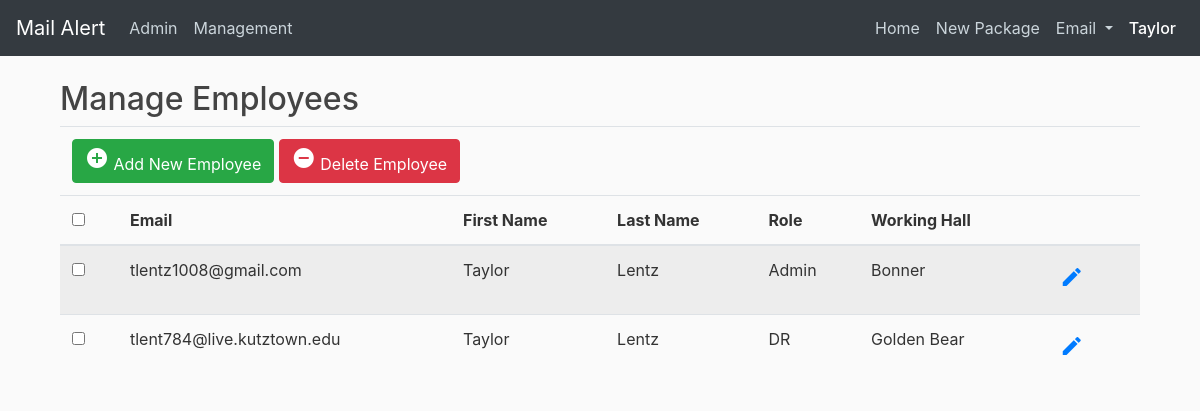
Page /management (signed in) on the committed database.
### mailalert/models.py (models this page shows, shortened)
class Employee(db.Model, UserMixin):
    id = db.Column(db.Integer, primary_key=True)
    hired_date = db.Column(db.DateTime, nullable=False, default=datetime.now)
    email = db.Column(db.String(120), unique=True, nullable=False)
    fname = db.Column(db.String(100), nullable=False)
    lname = db.Column(db.String(100), nullable=False)
    password = db.Column(db.String(60), nullable=False)
    access = db.Column(db.String, nullable=False, default="DR")
    hall_id = db.Column(db.Integer, db.ForeignKey('hall.id'))
    def is_admin(self):
        return self.access == 'Admin'
    def allowed(self, access_level):
        return ACCESS[self.access] >= ACCESS[access_level]

class Hall(db.Model):
    id = db.Column(db.Integer, primary_key=True)
    name = db.Column(db.String(100), nullable=False)
    students = db.relationship('Student', backref='hall')
    employees = db.relationship('Employee', backref='hall')

### mailalert/employees/routes.py (the view, shortened to what this page needs)
@employees.route("/management", methods=['GET', 'POST'])
@login_required
@requires_access_level('Building Director')
def management():
    form = ManagementForm()
    hall_list = Hall.query.all()
    hall_list = [(hall.id, hall.name) for hall in hall_list]
    form.hall.choices = hall_list
    employees = Employee.query.all()
    return render_template('management.html', title='Management', form=form, employees=employees)

### mailalert/employees/forms.py (shortened to what this page needs)
class ManagementForm(FlaskForm):
    email = StringField('Email ', validators=[DataRequired(), Email()])
    firstName = StringField('First Name', validators=[DataRequired()])
    lastName = StringField('Last Name', validators=[DataRequired()])
    role = SelectField('Role', choices=[('Admin', 'Admin'), ('Building Director', 'Building Director'), ('DR','DR')])
    hall = SelectField('Working Hall', coerce=int, validators=[DataRequired()])
    submit = SubmitField('Submit')

### mailalert/main/utils.py (called while the page is built)
def requires_access_level(access_level):
    def decorator(f):
        @wraps(f)
        def decorated_function(*args, **kwargs):
            if not current_user.allowed(access_level):
                return render_template('errors/403.html')
            return f(*args, **kwargs)
        return decorated_function
    return decorator

### mailalert/models.py (called while the page is built)
@login_manager.user_loader
def load_user(id):
    return Employee.query.get(int(id))

### mailalert/templates/management.html (shortened to what this page needs)
{% extends "layout_with_navbar.html" %}
{%block content %}
<head>
</head>
<body>
	<div class="container">
		<form action="{{ url_for('employees.delete_employee') }}" method="POST">
			<div class="table-wrapper">
				<div class="table-title">
					<div class="row">
						<div class="col-sm-6">
							<h2>Manage Employees</h2>
						</div>
					</div>
				</div>
				<table class="table table-striped table-hover">
					<thead>
						<tr>
							<div class="btn-toolbar float-right">
								<td colspan="7">
									<a href="#addEmployeeModal" class="btn btn-success" data-toggle="modal"><i
											class="material-icons">&#xE147;</i> <span>Add New Employee</span></a>
									<a href="#deleteEmployeeModal" class="btn btn-danger" data-toggle="modal"><i
											class="material-icons">&#xE15C;</i> <span>Delete Employee</span></a>
								</td>
							</div>
						</tr>
						<tr>
							<th>
								<span class="custom-checkbox">
									<input type="checkbox" id="selectAll" />
								</span>
							</th>
							<th>Email</th>
							<th>First Name</th>
							<th>Last Name</th>
							<th>Role</th>
							<th>Working Hall</th>
							<th></th>
						</tr>
					</thead>
					{% for employee in employees %}
						<tr>
							<td><span class="custom-checkbox">
									<input type="checkbox" name="del_employees" value="{{ employee.id }}" />
								</span></td>
							<td>{{ employee.email }}</td>
							<td>{{ employee.fname }}</td>
							<td>{{ employee.lname }}</td>
							<td>{{ employee.access }}</td>
							<td>{{ employee.hall.name }}</td>
							<td>
								<a href="#editEmployeeModal" align="center" class="btn edit" title="Edit" value="{{ employee.id }}" id="edit" data-toggle="modal">
									<i class="material-icons">&#xE254;</i>
								</a>
							</td>
						</tr>
					{% endfor %}
				</table>
			</div>
		</form>
	</div>
</body>
{% endblock %}

### mailalert/templates/layout_with_navbar.html (shortened to what this page needs)
<!DOCTYPE html>
<html>
<head>
  <link rel="stylesheet" href="https://maxcdn.bootstrapcdn.com/bootstrap/4.0.0/css/bootstrap.min.css"
>
  <link rel="stylesheet" type="text/css" href="{{ url_for('static', filename='main.css') }}">
  <link rel="stylesheet" href="https://maxcdn.bootstrapcdn.com/font-awesome/4.7.0/css/font-awesome.min.css">
</head>
<body>
  <header class="site-header">
    <nav class="navbar navbar-expand-lg navbar-dark bg-dark fixed-top">
      <a class="navbar-brand" href="/">Mail Alert</a>
      <div class="collapse navbar-collapse" id="navbarNavDropdown">
        <ul class="navbar-nav">
          {% if current_user.is_admin() %}
          <li class="nav-item">
            <a class="nav-link" href="{{ url_for('admin.index') }}">Admin<span class="sr-only">(current)</span></a>
          </li>
          {% endif %}
          {% if current_user.allowed('Building Director') %}
            <li class="nav-item">
              <a class="nav-link" href="{{ url_for('employees.management') }}">Management<span class="sr-only">(current)</span></a>
            </li>
          {% endif %}
        </ul>
        <ul class="navbar-nav ml-auto">
          <li class="nav-item">
            <a class="nav-link" href="/">Home <span class="sr-only">(current)</span></a>
          </li>
          <li class="nav-item">
            <a class="nav-link" href="{{ url_for('packages.newPackage') }}">New Package<span class="sr-only">(current)</span></a>
          </li>
          <li class="nav-item dropdown">
            <a class="nav-link dropdown-toggle" href="#" id="navbarDropdownMenuLink" data-toggle="dropdown"
              aria-haspopup="true" aria-expanded="false">
              Email
            </a>
          </li>
          <li class="nav-item dropdown">
              <a class="nav-link active" href="#" id="navbarDropdownMenuLink" data-toggle="dropdown"
                aria-haspopup="true" aria-expanded="false">
                {{ current_user.fname }}
              </a>
            </li>
        </ul>
      </div>
    </nav>
  </header>
  <main role="main" class="container">
    <div class="row">
      <div class="col-md-12">
        {% block content %}{% endblock %}
    </div>
  </main>
</body>
</html>

### mailalert/static/main.css (style rules this page uses)
body { background: #fafafa; color: #333333; margin-top: 5rem; }
h1, h2, h3, h4, h5, h6 { color: #444444; }
.site-header .navbar-nav .nav-link { color: #cbd5db; }
.site-header .navbar-nav .nav-link.active { font-weight: 500; }

### rows in the picture
Employee: fname "Taylor", email "tlentz1008@gmail.com", lname "Lentz", access "Admin", hall.name "Bonner", {{ employee.id }} 1 (drawn)
Employee: email "tlent784@live.kutztown.edu", fname "Taylor", lname "Lentz", access "DR", hall.name "Golden Bear", {{ employee.id }} 2 (drawn)
